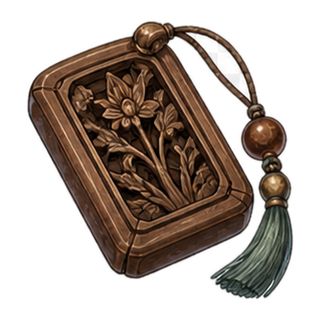
#> input picture assets/items/illustrated/father-wooden-keepsake.png, 320 x 320 px; its folder holds only this picture in this run
$ python audit_item_images.py
#> lines starting #> are read from the running program, lines starting #| are printed output that depends on the picture
from pathlib import Path
from PIL import Image, ImageDraw
import json
root=Path(__file__).resolve().parents[1]
files=sorted((root/'assets/items/illustrated').glob('*.png'))
out=root/'tmp/item-audit';out.mkdir(parents=True,exist_ok=True)
report=[]
for page in range((len(files)+23)//24):
    sheet=Image.new('RGB',(1000,960),'#c8b99d');draw=ImageDraw.Draw(sheet)
#> after `sheet = Image.new('RGB', (1000, 960), '#c8b99d')`:
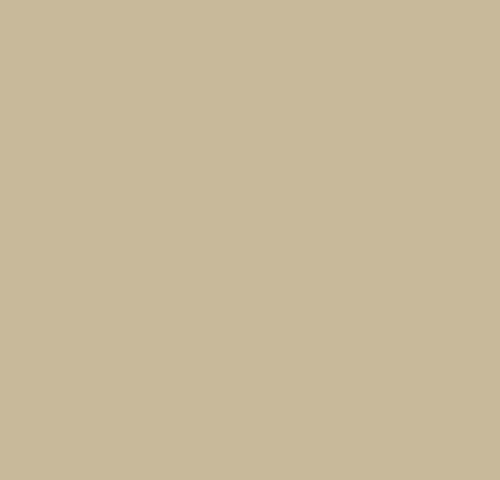
#> sheet: PIL image 1000x960 RGB (shown at 1/2 size); mean R, G, B 200, 185, 157
    for i,path in enumerate(files[page*24:(page+1)*24]):
        im=Image.open(path).convert('RGBA');alpha=im.getchannel('A')
#> further down, im is the input picture: PIL image 320x320 RGBA; mean R, G, B, A 54.3, 43.4, 35.8, 117.9
#> after `alpha = im.getchannel('A')`:
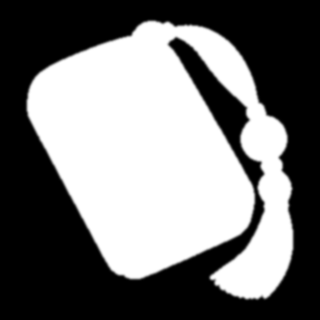
#> alpha: PIL image 320x320 L; min 0, max 255, mean 117.9
        report.append({'file':path.name,'size':im.size,'bbox':alpha.getbbox(),'alpha_extrema':alpha.getextrema()})
        im.thumbnail((150,125));x=(i%5)*200;y=(i//5)*190
#> after `im.thumbnail((150, 125))`:
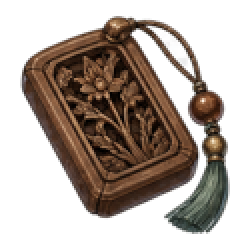
#> im: PIL image 125x125 RGBA (shown 2 times larger); mean R, G, B, A 53.2, 42.3, 34.6, 117.9; transparent parts drawn white
        sheet.paste(im,(x+(200-im.width)//2,y+10),im)
        draw.text((x+4,y+142),path.stem,fill='black')
    sheet.save(out/f'contact-{page+1}.jpg')
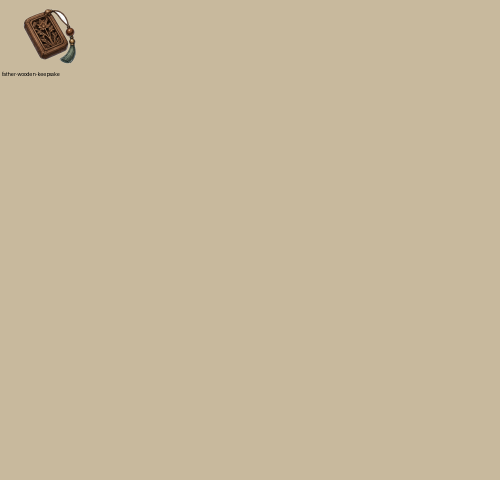
#> saved as contact-1.jpg: PIL image 1000x960 RGB (shown at 1/2 size); mean R, G, B 199.2, 184.1, 156.2
print(json.dumps(report))
#| [{"file": "father-wooden-keepsake.png", "size": [320, 320], "bbox": [24, 18, 296, 302], "alpha_extrema": [0, 255]}]

$ run again, on assets/items/illustrated/poetry-book.png
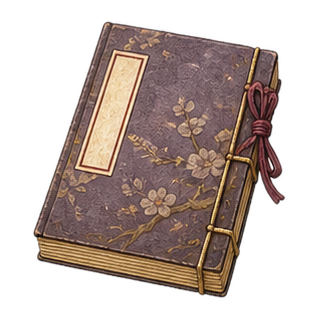
#> input picture assets/items/illustrated/poetry-book.png, 320 x 320 px
#> im is the input picture: PIL image 320x320 RGBA; mean R, G, B, A 71.4, 57.8, 52.3, 124.6
#> `alpha = im.getchannel('A')`:
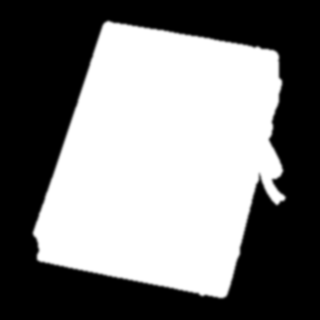
#> alpha: PIL image 320x320 L; min 0, max 255, mean 124.6
#> im: PIL image 125x125 RGBA
#> `sheet.save(out/f'contact-{page+1}.jpg')`:
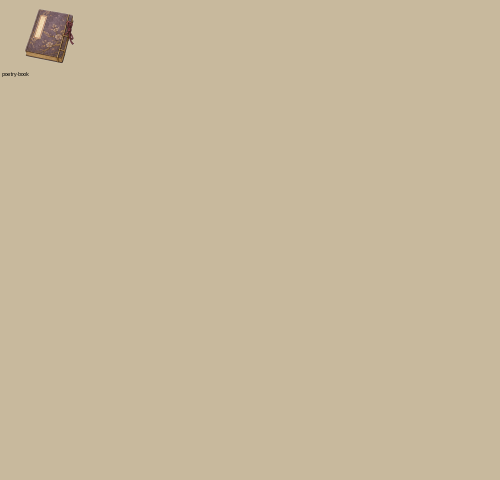
#> saved as contact-1.jpg: PIL image 1000x960 RGB (shown at 1/2 size); mean R, G, B 199.4, 184.3, 156.5
#| [{"file": "poetry-book.png", "size": [320, 320], "bbox": [30, 18, 289, 301], "alpha_extrema": [0, 255]}]

$ run again, on assets/items/illustrated/rice-cake-box.png
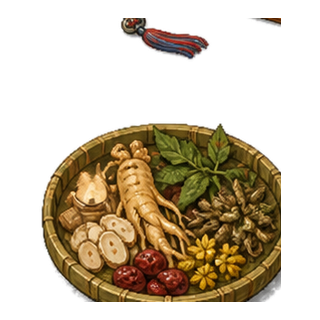
#> input picture assets/items/illustrated/rice-cake-box.png, 320 x 320 px
#> im is the input picture: PIL image 320x320 RGBA; mean R, G, B, A 54.1, 42, 22.7, 99.3
#> `alpha = im.getchannel('A')`:
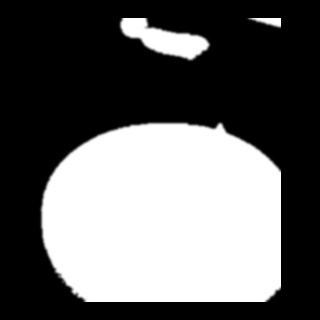
#> alpha: PIL image 320x320 L; min 0, max 255, mean 99.3
#> im: PIL image 125x125 RGBA
#> `sheet.save(out/f'contact-{page+1}.jpg')`:
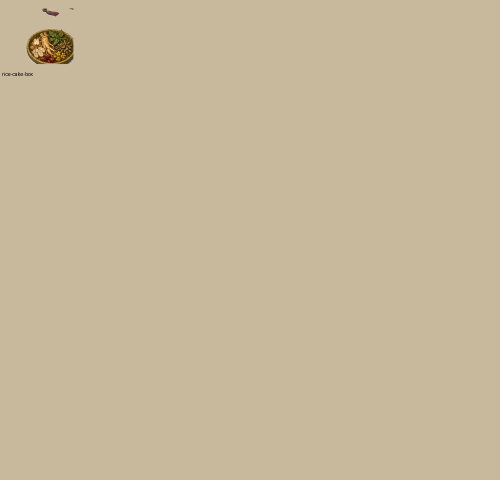
#> saved as contact-1.jpg: PIL image 1000x960 RGB (shown at 1/2 size); mean R, G, B 199.5, 184.4, 156.3
#| [{"file": "rice-cake-box.png", "size": [320, 320], "bbox": [38, 18, 281, 302], "alpha_extrema": [0, 255]}]

$ run again, on assets/items/illustrated/silk-pouch.png
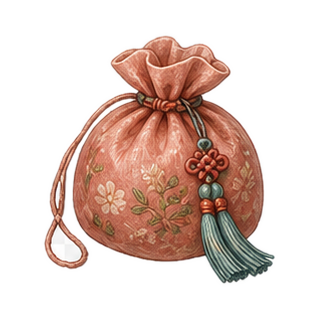
#> input picture assets/items/illustrated/silk-pouch.png, 320 x 320 px
#> im is the input picture: PIL image 320x320 RGBA; mean R, G, B, A 69.4, 49.3, 41.9, 89.7
#> `alpha = im.getchannel('A')`:
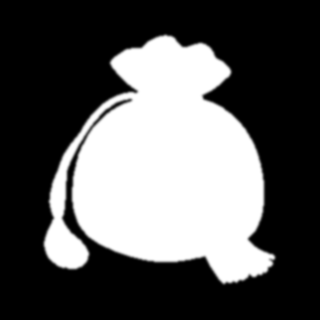
#> alpha: PIL image 320x320 L; min 0, max 255, mean 89.7
#> im: PIL image 125x125 RGBA
#> `sheet.save(out/f'contact-{page+1}.jpg')`:
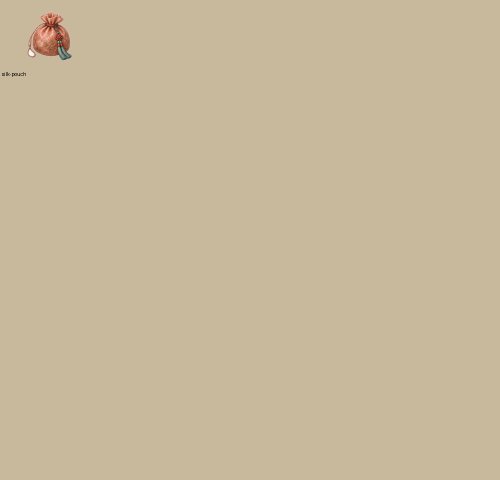
#> saved as contact-1.jpg: PIL image 1000x960 RGB (shown at 1/2 size); mean R, G, B 199.8, 184.6, 156.6
#| [{"file": "silk-pouch.png", "size": [320, 320], "bbox": [41, 32, 278, 287], "alpha_extrema": [0, 255]}]
